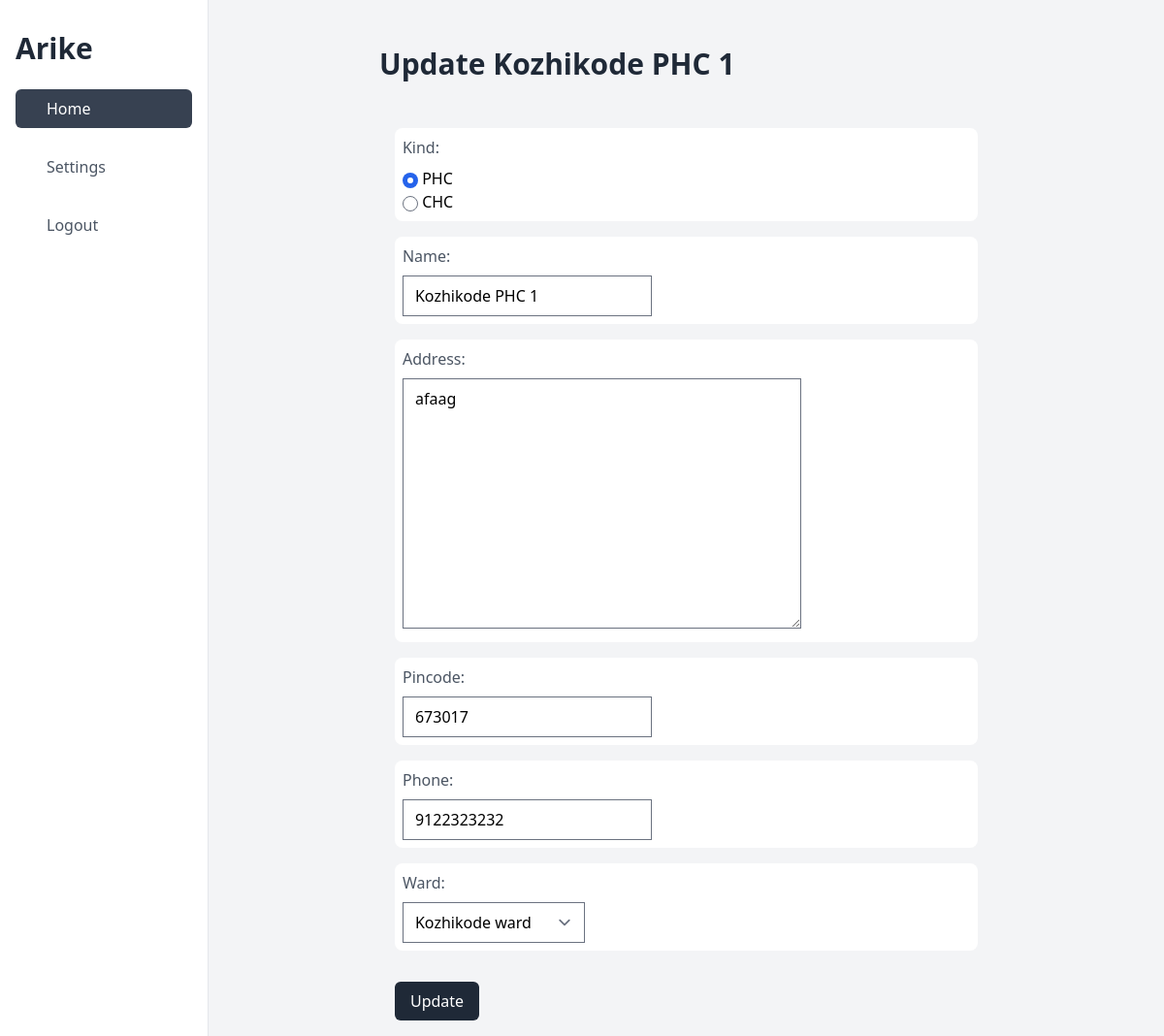
Before: /update/facility/1 with the older database file.
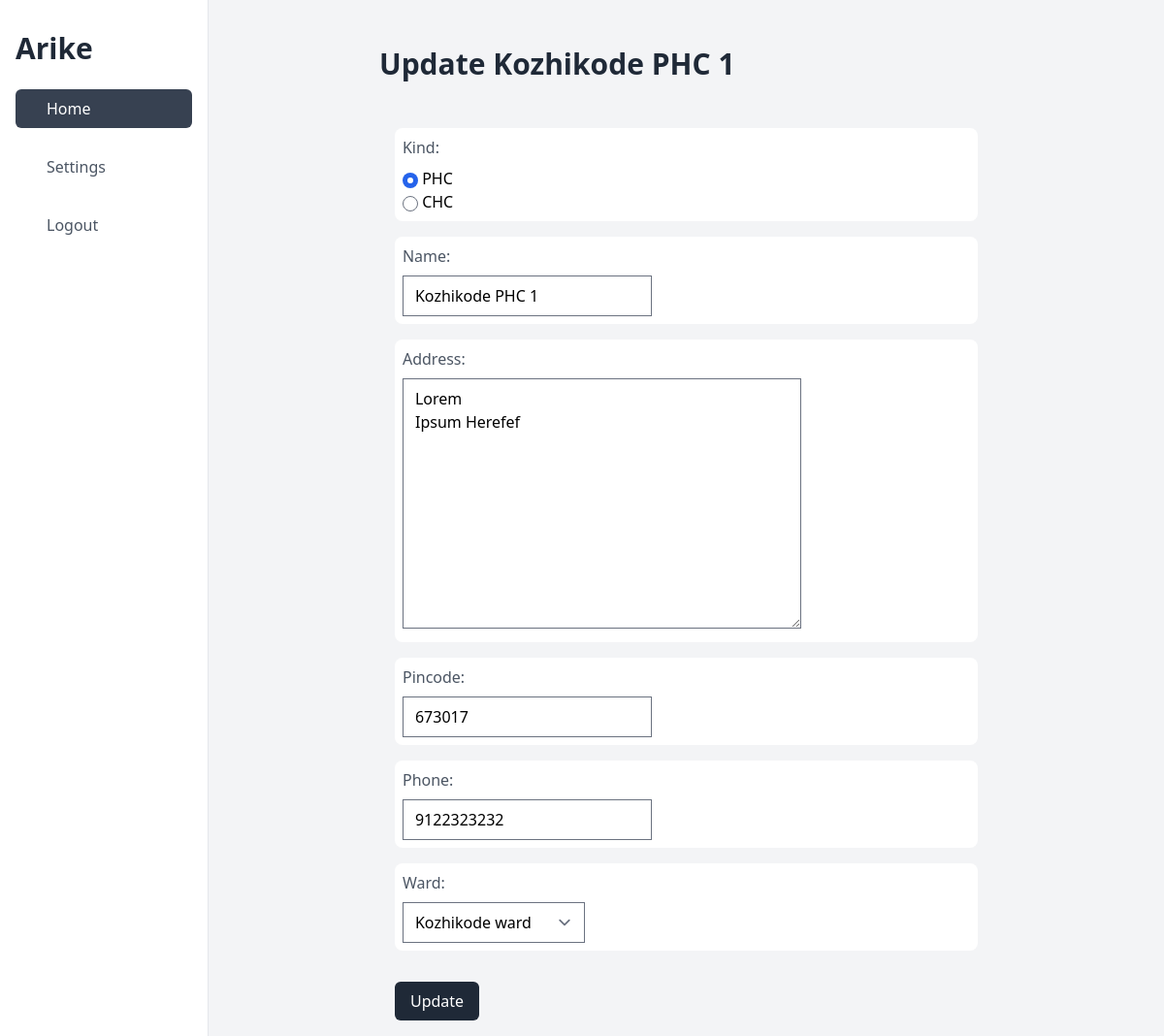
After: the same page with the newer database file.
### apps/models.py (models this page shows, shortened)
class Facility(models.Model):
    kind = models.CharField(max_length=10, choices=FACILITY_KIND)
    name = models.CharField(max_length=35)
    address = models.TextField(default="")
    pincode = models.CharField(max_length=6)
    phone = models.CharField(max_length=14, validators=[phone_number_regex])
    ward = models.ForeignKey(Ward, on_delete=models.PROTECT)
    created_at = models.DateTimeField(auto_now_add=True)
    updated_at = models.DateTimeField(auto_now=True)
    deleted = models.BooleanField(default=False)

### apps/views.py (the view)
# urls.py: path("update/facility/<pk>", FacilityUpdateView.as_view()),
class FacilityUpdateView(UpdateView):
    model = Facility
    form_class = FacilityForm
    template_name = "Facility/update.html"
    success_url = "/list/facility"

### apps/views.py
class FacilityForm(ModelForm):
    kind = forms.ChoiceField(choices=FACILITY_KIND, widget=forms.RadioSelect)
    class Meta:
        model = Facility
        fields = ["kind", "name", "address", "pincode", "phone", "ward"]

### apps/models.py (called while the page is built)
    def __str__(self):
        return self.name

### templates/Facility/update.html (shortened to what this page needs)
{% extends "base_dashboard.html" %}
{% block content %}
    <div class="flex my-8">
        <h1 class="text-3xl font-bold text-gray-800">Update {{ object.name }}</h1>
    </div>
    <form action="" method="post">
        <div class="">
            {% for field in form %}
                <div class="fieldWrapper m-4">
                    <div class="bg-white rounded-lg px-2 py-2">
                        <div class="text-l font-regular text-gray-600 mb-2">{{ field.label_tag }}</div>
                        <div>{{ field }}</div>
                    </div>
                </div>
            {% endfor %}
        </div>
        <div class="text-left mt-8 ml-4">
            <Button class="bg-gray-800 px-4 text-white p-2 rounded-md " type="submit">Update</Button>
        </div>
    </form>
{% endblock content %}

Changed rows visible on the page:
changed Facility "Kozhikode PHC 1": address "afaag" → "Lorem Ipsum Herefef"
